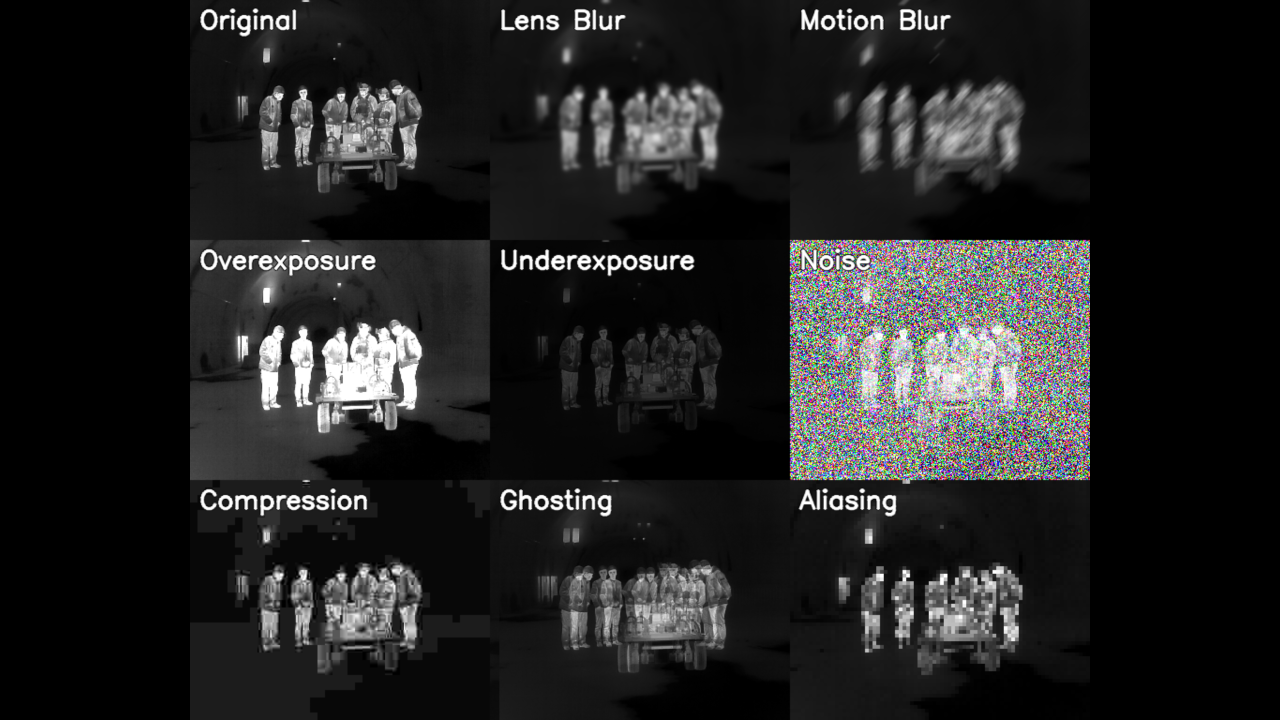
#> input picture pics/archimedes_distorted_frames.png, 2560 x 1440 px (shown at 1/2 size)
$ python -i distortions.py   (imports and definitions only)
#> lines starting #> are read from the running program, lines starting #| are printed output that depends on the picture
import cv2
import numpy as np
import random
from PIL import ImageEnhance, Image


# Utility: Convert between PIL and OpenCV
def cv2_to_pil(img): return Image.fromarray(cv2.cvtColor(img, cv2.COLOR_BGR2RGB))
def pil_to_cv2(img): return cv2.cvtColor(np.array(img), cv2.COLOR_RGB2BGR)


class RandomDistortion:
    def __init__(self, distortions):
        self.distortions = distortions

    # [4 lines left out: function __call__, not called in this run]


class Clean:
    def __call__(self, img):
        return img, "Clean"


class LensBlur:
    def __init__(self, ksize=11):
        self.ksize = ksize

    def __call__(self, img):
        return cv2.GaussianBlur(img, (self.ksize, self.ksize), 0), "LensBlur"


class MotionBlur:
    def __init__(self, degree=15, angle=45):
        self.degree = degree
        self.angle = angle

    # [6 lines left out: function __call__, not called in this run]


class Blackout:
    def __call__(self, img):
        return np.zeros_like(img), "Blackout"


class Overexposure:
    def __init__(self, factor=2.5):
        self.factor = factor

    def __call__(self, img):
        pil_img = cv2_to_pil(img)
        enhancer = ImageEnhance.Brightness(pil_img)
        return pil_to_cv2(enhancer.enhance(self.factor)), "Overexposure"


class Underexposure:
    def __init__(self, factor=0.3):
        self.factor = factor

    # [4 lines left out: function __call__, not called in this run]


class GaussianNoise:
    def __init__(self, mean=0, std=25):
        self.mean = mean
        self.std = std

    def __call__(self, img):
        noise = np.random.normal(self.mean, self.std, img.shape).astype(np.uint8)
        return cv2.add(img, noise), "GaussianNoise"


class Compression:
    def __init__(self, quality=5):
        self.quality = quality

    # [4 lines left out: function __call__, not called in this run]


class ColorDistortion:
    # [5 lines left out: function __call__, not called in this run]


class Glare:
    # [5 lines left out: function __call__, not called in this run]


class Ghosting:
    def __init__(self, shift=10, alpha=0.6):
        self.shift = shift
        self.alpha = alpha

    def __call__(self, img):
        overlay = np.roll(img, self.shift, axis=1)
        return cv2.addWeighted(img, 1 - self.alpha, overlay, self.alpha, 0), "Ghosting"


class Flicker:
    def __init__(self, factor=1.8):
        self.factor = factor

    # [4 lines left out: function __call__, not called in this run]


class FrameFreeze:
    def __call__(self, img):
        return img.copy(), "FrameFreeze"


class Obstruction:
    # [6 lines left out: function __call__, not called in this run]


class Crop:
    def __call__(self, img):
        h, w = img.shape[:2]
        return cv2.copyMakeBorder(img[:h//2, :w//2], h//2, 0, w//2, 0, cv2.BORDER_CONSTANT, value=[0, 0, 0]), "Crop"


class Aliasing:
    def __init__(self, factor=4):
        self.factor = factor

    # [4 lines left out: function __call__, not called in this run]

>>> import cv2
>>> picture = cv2.imread('../../pics/archimedes_distorted_frames.png')
#> picture is the input picture: shape (1440, 2560, 3); mean B, G, R 34.5, 34.6, 34.5
>>> result = Overexposure()(picture)
#> in pil_to_cv2, `def pil_to_cv2(img): return cv2.cvtColor(np.array(img), cv2.COLOR_RGB2..`:
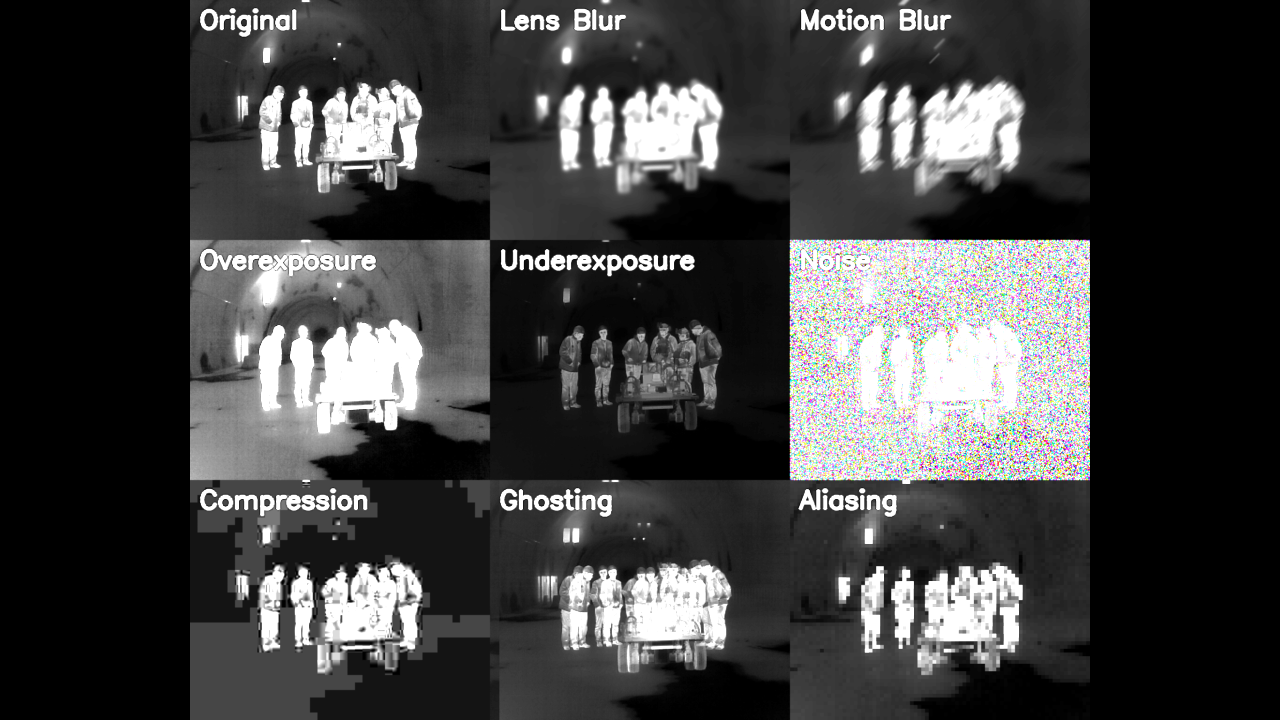
#> returned value: shape (1440, 2560, 3) (shown at 1/2 size); mean R, G, B 64.5, 64.5, 64.5

$ run again, on pics/distorted_frames_with_scores.png
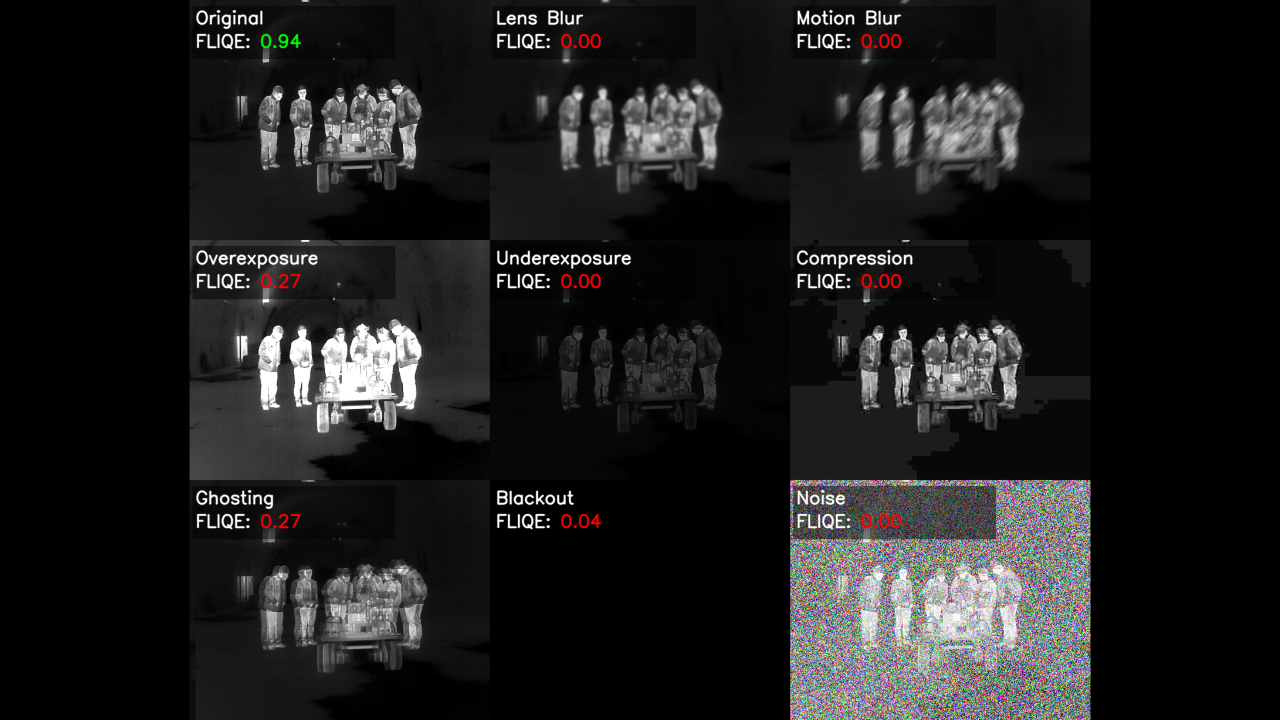
#> input picture pics/distorted_frames_with_scores.png, 2560 x 1440 px (shown at 1/2 size)
#> picture is the input picture: shape (1440, 2560, 3); mean B, G, R 29.8, 29.9, 30.2
#> in pil_to_cv2, `def pil_to_cv2(img): return cv2.cvtColor(np.array(img), cv2.COLOR_RGB2..`:
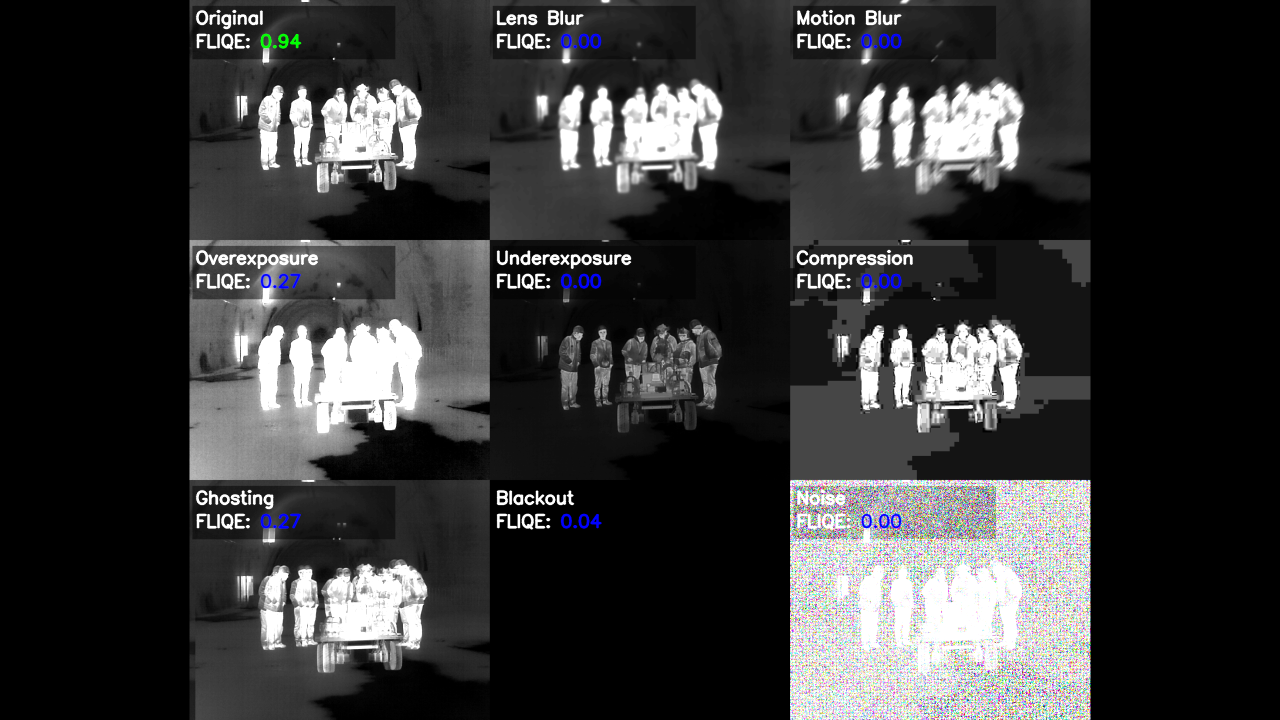
#> returned value: shape (1440, 2560, 3) (shown at 1/2 size); mean R, G, B 55.5, 55.6, 56.1
